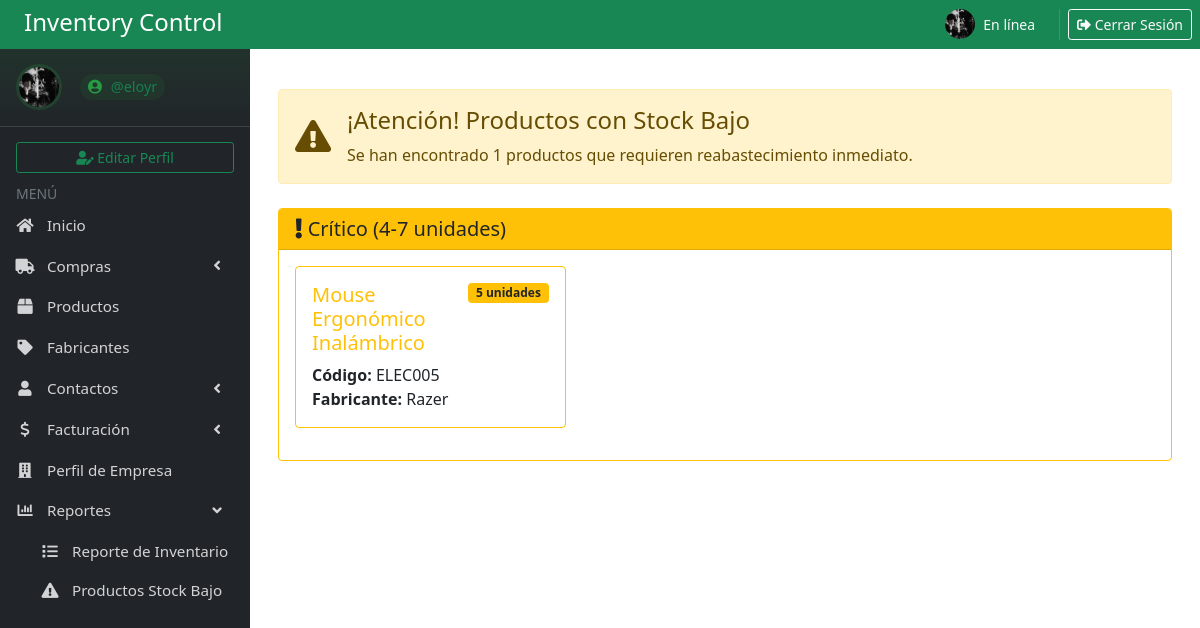
Screenshot of /productos-stock-bajo/ (signed in) with the database file from the repository.
### Inventario/models.py (models this page shows, shortened)
class Profile(models.Model):
    user = models.OneToOneField(User, on_delete=models.CASCADE)
    image = models.ImageField(upload_to='profile_pics/', default='profile_pics/default-avatar.png', blank=True)
    last_seen = models.DateTimeField(default=timezone.now)

class Producto(models.Model):
    id = models.AutoField(primary_key=True)
    codigo = models.CharField(max_length=100)
    modelo = models.CharField(max_length=100)
    nombre = models.CharField(max_length=100)
    descripcion = models.TextField(blank=True, null=True)
    fabricante = models.CharField(max_length=100)
    estado = models.CharField(max_length=10, choices=[('Activo', 'Activo'), ('Inactivo', 'Inactivo')])
    costo = models.DecimalField(max_digits=10, decimal_places=2)
    precio = models.DecimalField(max_digits=10, decimal_places=2)
    stock = models.IntegerField()
    imagen = models.ImageField(upload_to='productos/', blank=True, null=True)
    class Meta:
        verbose_name = "Producto"
        verbose_name_plural = "Productos"

### Inventario/views.py (the view)
# urls.py: path('productos-stock-bajo/', views.productos_stock_bajo, name='productos_stock_bajo'),
def productos_stock_bajo(request):
    productos_criticos = Producto.objects.filter(stock__lte=10).order_by('stock')
    muy_criticos = productos_criticos.filter(stock__lte=3)
    criticos = productos_criticos.filter(stock__gt=3, stock__lte=7)
    precaucion = productos_criticos.filter(stock__gt=7, stock__lte=10)
    context = {
        'muy_criticos': muy_criticos,
        'criticos': criticos,
        'precaucion': precaucion,
        'total_criticos': productos_criticos.count(),
        'active_page': 'stock_bajo'
    }
    return render(request, 'Inventario/productos_stock_bajo.html', context)

### Inventario/context_processors.py (called while the page is built)
def user_profile(request):
    if request.user.is_authenticated:
        profile, created = Profile.objects.get_or_create(user=request.user)
        now = timezone.now()
        online = (now - profile.last_seen) < timedelta(minutes=2)
        return {'user_profile': profile, 'is_online': online}
    return {}

### Inventario/templates/Inventario/productos_stock_bajo.html (shortened to what this page needs)
{% extends 'Inventario/base.html' %}
{% load custom_filters %}
{% block content %}
<div class="container mt-4">
    <div class="alert alert-warning d-flex align-items-center mb-4">
        <i class="fa fa-exclamation-triangle fa-2x me-3"></i>
        <div>
            <h4 class="alert-heading">¡Atención! Productos con Stock Bajo</h4>
            <p class="mb-0">Se han encontrado {{ total_criticos }} productos que requieren reabastecimiento inmediato.</p>
        </div>
    </div>
    {% if criticos %}
    <div class="card border-warning mb-4">
        <div class="card-header bg-warning text-dark">
            <h5 class="mb-0">
                <i class="fa fa-exclamation"></i>
                Crítico (4-7 unidades)
            </h5>
        </div>
        <div class="card-body">
            <div class="row">
                {% for producto in criticos %}
                <div class="col-md-4 mb-3">
                    <div class="card h-100 border-warning">
                        <div class="card-body">
                            <div class="d-flex justify-content-between align-items-start">
                                <h5 class="card-title text-warning">{{ producto.nombre }}</h5>
                                <span class="badge bg-warning text-dark">{{ producto.stock }} unidades</span>
                            </div>
                            <p class="card-text">
                                <strong>Código:</strong> {{ producto.codigo }}<br>
                                <strong>Fabricante:</strong> {{ producto.fabricante }}
                            </p>
                        </div>
                    </div>
                </div>
                {% endfor %}
            </div>
        </div>
    </div>
    {% endif %}
</div>
{% endblock %}

### Inventario/templates/Inventario/base.html (shortened to what this page needs)
{% load static %}
<!DOCTYPE html>
<html lang="es">
<head>
    <link rel="stylesheet" href="https://cdnjs.cloudflare.com/ajax/libs/font-awesome/6.0.0-beta3/css/all.min.css">
    <link href="https://cdn.jsdelivr.net/npm/bootstrap@5.1.3/dist/css/bootstrap.min.css" rel="stylesheet">
    <link rel="stylesheet" href="https://cdnjs.cloudflare.com/ajax/libs/font-awesome/5.15.4/css/all.min.css">
    <link rel="stylesheet" href="https://cdn.jsdelivr.net/npm/sweetalert2@11/dist/sweetalert2.min.css">
</head>
<body>
    <div class="container-fluid p-0">
        <div class="bg-success text-white p-2 d-flex justify-content-between align-items-center" style="position: relative; z-index: 1001;">
            <h4 class="mb-1 ms-3">Inventory Control</h4>
            <div class="d-flex align-items-center">
                {% if user.is_authenticated %}
                    {% if user_profile.image and user_profile.image.url %}
                        <img src="{{ user_profile.image.url }}" class="rounded-circle me-2" width="30" alt="Profile Picture">
                    {% else %}
                        <img src="{% static 'img/default-avatar.png' %}" class="rounded-circle me-2" width="30" alt="Default Avatar">
                    {% endif %}
                    <div class="me-3">
                        <div class="small text-light">{% if is_online %}En línea{% else %}Desconectado{% endif %}</div>
                    </div>
                    <a href="/logout/" class="btn btn-outline-light btn-sm">
                        <i class="fas fa-sign-out-alt"></i> Cerrar Sesión
                    </a>
                {% endif %}
            </div>
        </div>
        <div class="d-flex">
            <aside class="main-sidebar bg-dark" style="width: 250px;">
                <section class="sidebar">
                    <div class="user-panel d-flex align-items-center p-3">
                        <div class="image">
                            {% if user_profile.image and user_profile.image.url %}
                                <img src="{{ user_profile.image.url }}" class="rounded-circle" alt="User Image" width="40">
                            {% else %}
                                <img src="{% static 'img/default-avatar.png' %}" class="rounded-circle" alt="User Image" width="40">
                            {% endif %}
                        </div>
                        <div class="info ms-2">
                            <a href="#" class="text-success" style="text-decoration: none; font-size: 0.9rem; opacity: 0.9;">
                                <i class="fa fa-user-circle"></i> @{{ user.username }}
                            </a>
                        </div>
                    </div>
                    {% if user.is_authenticated %}
                        <div class="px-3 mb-2">
                            <a href="/editar_perfil/" class="btn btn-outline-success btn-sm w-100">
                                <i class="fa fa-user-edit"></i> Editar Perfil
                            </a>
                        </div>
                    {% endif %}
                    <div class="text-muted px-3">
                        <small>MENÚ</small>
                    </div>
                    <ul class="nav flex-column">
                        <li class="nav-item">
                            <a href="/panel_control" class="nav-link text-white">
                                <i class="fa fa-home"></i> <span>Inicio</span>
                            </a>
                        </li>
                        <li class="nav-item">
                            <a href="#" class="nav-link text-white d-flex justify-content-between align-items-center" data-bs-toggle="collapse" data-bs-target="#comprasMenu" aria-expanded="false" aria-controls="comprasMenu">
                                <div>
                                    <i class="fa fa-truck"></i>
                                    <span>Compras</span>
                                </div>
                                <i class="fa fa-angle-left collapse-icon"></i>
                            </a>
                        </li>
                        <li class="nav-item">
                            <a href="/productos/" class="nav-link text-white active3 {% if active_page == 'productos' %}active{% endif %}">
                                <i class="fa fa-box"></i> <span>Productos</span>
                            </a>
                        </li>
                        <li class="nav-item">
                            <a href="/fabricantes" class="nav-link text-white active4 {% if active_page == 'fabricantes' %}active{% endif %}">
                                <i class="fa fa-tag"></i> <span>Fabricantes</span>
                            </a>
                        </li>
                        <li class="nav-item">
                            <a href="#" class="nav-link text-white d-flex justify-content-between align-items-center" data-bs-toggle="collapse" data-bs-target="#contactosMenu" aria-expanded="false">
                                <div>
                                    <i class="fa fa-user"></i>
                                    <span>Contactos</span>
                                </div>
                                <i class="fa fa-angle-left collapse-icon"></i>
                            </a>
                        </li>
                        <li class="nav-item">
                            <a href="#" class="nav-link text-white d-flex justify-content-between align-items-center" data-bs-toggle="collapse" data-bs-target="#facturacionMenu" aria-expanded="false">
                                <div>
                                    <i class="fa fa-dollar"></i>
                                    <span>Facturación</span>
                                </div>
                                <i class="fa fa-angle-left collapse-icon float-end"></i>
                            </a>
                        </li>
                        <li class="nav-item">
                            <a href="/perfil_empresa/" class="nav-link text-white {% if active_page == 'perfil_empresa' %}active{% endif %}">
                                <i class="fas fa-building"></i> <span>Perfil de Empresa</span>
                            </a>
                        </li>
                        <li class="nav-item">
                            <a href="#" class="nav-link text-white d-flex justify-content-between align-items-center" data-bs-toggle="collapse" data-bs-target="#reporteMenu" aria-expanded="false">
                                <div>
                                    <i class="fa fa-chart-bar"></i>
                                    <span>Reportes</span>
                                </div>
                                <i class="fa fa-angle-left collapse-icon"></i>
                            </a>
                            <ul class="collapse" id="reporteMenu">
                                <li><a href="/reporte_inventario/" class="nav-link text-white"><i class="fa fa-list"></i> Reporte de Inventario</a></li>
                                <li><a href="/productos-stock-bajo/" class="nav-link text-white"><i class="fa fa-exclamation-triangle"></i> Productos Stock Bajo</a></li>
                            </ul>
                        </li>
                    </ul>
                </section>
            </aside>
            <main class="flex-grow-1 p-3">
                {% block content %}
                {% endblock %}
            </main>
        </div>
    </div>
</body>
</html>

### Inventario/templates/Inventario/base.html (style rules this page uses)
.main-sidebar { position: fixed; top: 48px; left: 0; width: 250px; height: calc(100vh - 48px); z-index: 1000; display: flex; flex-direction: column; overflow-y: auto; scrollbar-width: thin; scrollbar-color: rgba(255,255,255,0.1) transparent; }
.sidebar { flex: 1; display: flex; flex-direction: column; }
.nav-item { margin: 1px 0; }
.nav-link { padding: 8px 15px !important; color: rgba(255,255,255,.8) !important; transition: all 0.3s ease; font-size: 0.95rem; }
.collapse { padding-left: 25px; margin-top: 2px; }
.collapse .nav-link { padding: 8px 15px !important; }
.user-panel { padding: 12px; margin-bottom: 15px; border-bottom: 1px solid rgba(255,255,255,.1); background: linear-gradient(to bottom, rgba(40,167,69,0.1), transparent); }
.user-panel .image { padding: 3px; border-radius: 50%; background: rgba(40,167,69,0.2); margin-right: 10px; transition: all 0.3s ease; }
.user-panel .info { padding: 5px 0; }
.user-panel .info a { display: inline-block; padding: 2px 8px; border-radius: 15px; background: rgba(40,167,69,0.1); transition: all 0.3s ease; }
.user-panel .info i { margin-right: 5px; color: #28a745; }
main { margin-left: 250px; padding: 20px; }
.container-fluid { width: 100%; padding: 0; }
.nav-link i { width: 20px; text-align: center; margin-right: 8px; }
.nav-item { position: relative; }

### Inventario/templates/Inventario/productos_stock_bajo.html (style rules this page uses)
.card { transition: transform 0.2s; }

### rows the page displays
Profile: image (picture)
Producto: nombre "Mouse Ergonómico Inalámbrico", stock "5", codigo "ELEC005", fabricante "Razer"

### other values shown
{{ user.username }} "eloyr"
{{ total_criticos }} "1"
